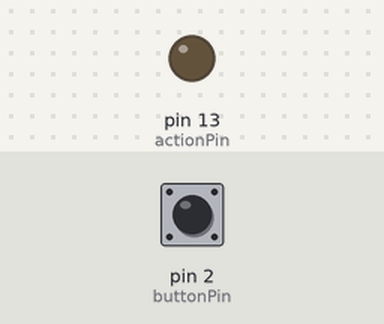
Bench run of a sketch on a simulated Arduino Uno, built with avr-gcc and run on an emulated ATmega328P. Parts: output pins drawn as LEDs (lit = HIGH). Inputs (shaded band) come from the test bench; at power-on: pin 2 (buttonPin) HIGH. What the sketch prints to the serial monitor is not drawn.

Above: at 1.2 s.
1.3 s: pin 2 (buttonPin) pulled LOW for 0.15 s
3.3 s: pin 2 (buttonPin) pulsed LOW 5 times (0.12 s each, 0.3 s apart)
At 4.7 s:
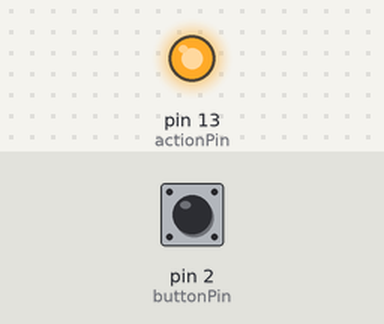
6.4 s: pin 2 (buttonPin) pulsed LOW 2 times (0.12 s each, 0.3 s apart)
Timing chart, 0 to 9.4 s (numbered marks = the images above; inputs shaded):
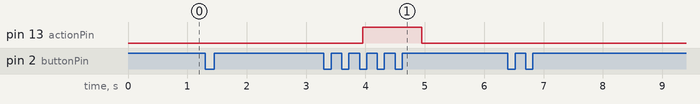

Measured:
- after the input at 1.3 s, every drawn part: stays the same
- after the input at 3.3 s, pin 13 (actionPin): LOW → HIGH after 0.65 s, → LOW 1.0 s later
- after the input at 6.4 s, every drawn part: stays the same

The sketch:

startbtn.ino
```cpp
// 버튼이 연결된 핀 번호
const int buttonPin = 2;
// LED 또는 다른 동작을 제어할 핀 번호
const int actionPin = 13;

// 버튼의 상태와 마지막 상태를 저장할 변수
int buttonState;
int lastButtonState = LOW;

// 눌린 횟수, 마지막으로 체크한 시간, 버튼이 마지막으로 눌린 시간을 저장할 변수
unsigned long lastDebounceTime = 0;
unsigned long debounceDelay = 50;
unsigned long lastPressTime = 0;
const unsigned long pressResetTime = 500; // pressCount 초기화 시간
int pressCount = 0;

// 꾹 누르기를 감지하기 위한 변수
unsigned long pressStartTime = 0; // 버튼이 눌리기 시작한 시간
const unsigned long longPressTime = 5000; // 꾹 누르기로 간주할 시간 (예: 1000ms = 1초)
bool isPressing = false; // 현재 버튼이 눌리고 있는지 상태

void setup() {
  pinMode(buttonPin, INPUT_PULLUP);
  pinMode(actionPin, OUTPUT);
  Serial.begin(9600);
}

void loop() {
  int reading = digitalRead(buttonPin);

  // 버튼 상태가 마지막 상태와 다를 경우, 반동(debounce)을 처리
  if (reading != lastButtonState) {
    lastDebounceTime = millis();
  }

  if ((millis() - lastDebounceTime) > debounceDelay) {
    // 버튼을 누른 상태가 안정적인 경우
    if (reading != buttonState) {
      buttonState = reading;

      // 버튼이 눌렸다면 (HIGH에서 LOW로 변경)
      if (buttonState == LOW) {
        pressCount++;
        lastPressTime = millis(); // 마지막으로 눌린 시간 갱신
        isPressing = true;
        pressStartTime = millis(); // 꾹 누르기 시작 시간 기록
        // Serial.print("Button pressed ");
        // Serial.println(pressCount);
      } else {
        isPressing = false;
      }
    }
  }

  // 꾹 누르기 감지
  if (isPressing && (millis() - pressStartTime > longPressTime)) {
    Serial.println("꾹 눌러졌음");
    // 꾹 누르기에 대한 동작을 여기에 추가
    digitalWrite(actionPin, HIGH); // 예시로 LED 켜기
    delay(1000); // 잠시 대기
    digitalWrite(actionPin, LOW); // LED 끄기

    isPressing = false; // 재감지 방지를 위해 상태 초기화
    pressCount = 0; // pressCount도 초기화
  }

  // 마지막으로 버튼이 눌린 시간으로부터 500ms가 지났는지 확인
  if (millis() - lastPressTime > pressResetTime && pressCount > 0) {
    // pressCount 초기화
    Serial.println("Press count reset due to timeout");
    // 버튼이 한 번 눌렸다면 원하는 동작 수행
    if (pressCount == 1 && !isPressing) { // 버튼 누르기가 안정적으로 감지되고, 꾹 누르기가 아닐 때
      Serial.println("한 번 눌렀습니다.");
      // 버튼 누르기를 처리한 후 pressCount 초기화

    } else if (pressCount == 2 && !isPressing) {
      Serial.println("두 번 눌렀습니다.");
    }
    pressCount = 0;
  }

  // 버튼이 3번 눌렸다면 원하는 동작 수행
  if (pressCount == 3) {
    Serial.println("따다닥");
    digitalWrite(actionPin, HIGH); // 예시로 LED 켜기

    // 잠시 기다린 후 LED를 끕니다.
    delay(1000); // 1초 대기
    digitalWrite(actionPin, LOW); // LED 끄기

    // pressCount 초기화
    pressCount = 0;
  }

  // 마지막 버튼 상태 저장
  lastButtonState = reading;
}
```
